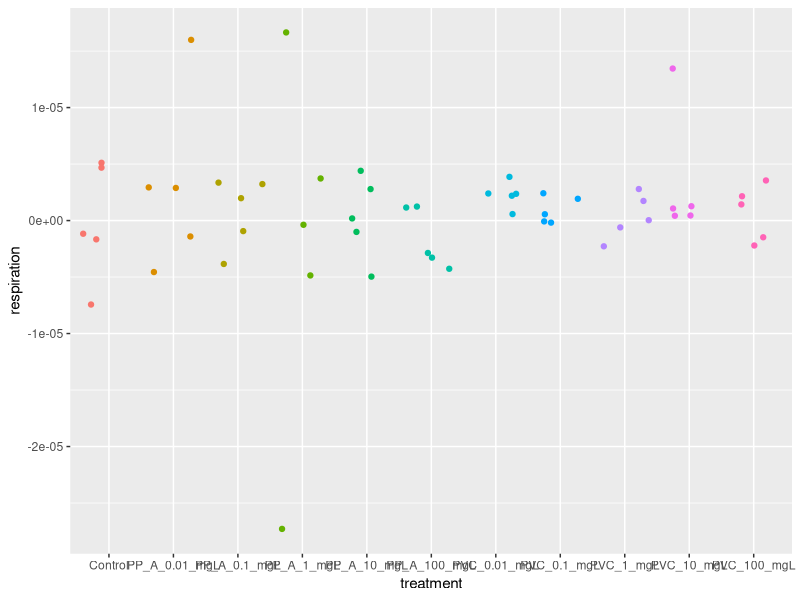
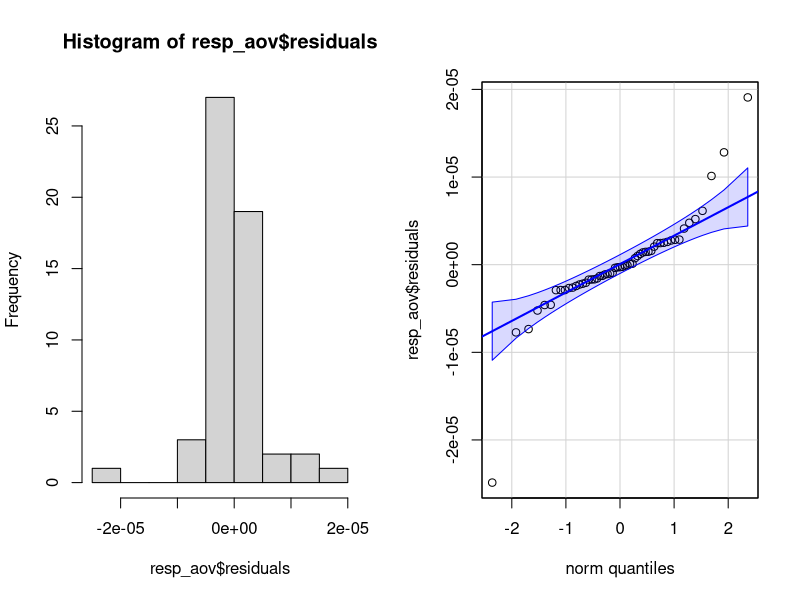
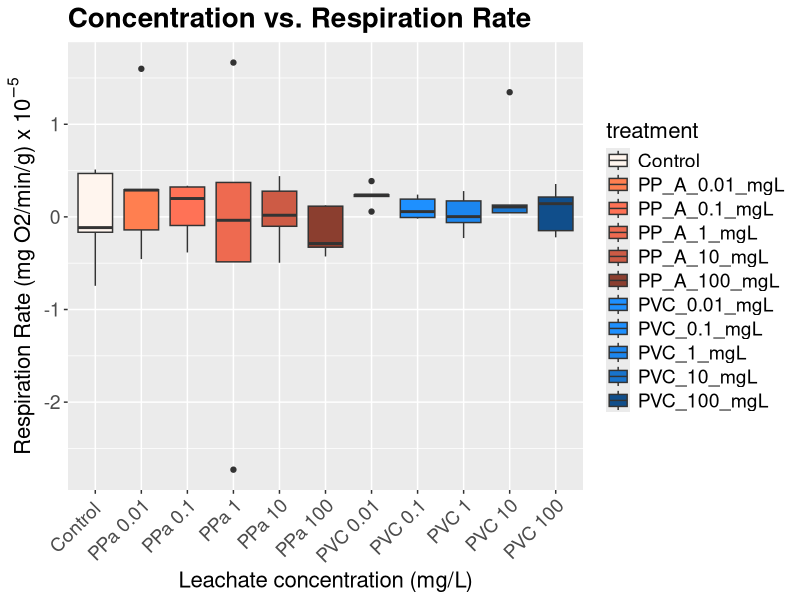

These charts were generated, in order, by the following R code: (Note: this script raises an error after producing the figures.)
## ---- chunk 1
if ("tidyverse" %in% rownames(installed.packages()) == 'FALSE') install.packages('tidyverse')
if ("dplyr" %in% rownames(installed.packages()) == 'FALSE') install.packages('dplyr')
if ("car" %in% rownames(installed.packages()) == 'FALSE') install.packages('car')
if ("ggplot2" %in% rownames(installed.packages()) == 'FALSE') install.packages('ggplot2')

library(dplyr)
library(tidyverse)
library(car)
library(ggplot2)
## ---- chunk 2
rates <- read.csv('rates.csv')

print(rates)
## ---- chunk 3
ggplot(rates) +
  aes(x = treatment, y = respiration, color = treatment) +
  geom_jitter() +
  theme(legend.position = "none")
## ---- chunk 4
resp_aov <-  aov(respiration ~ treatment, data = rates)
## ---- chunk 5
par(mfrow = c(1, 2)) # combine plots

# histogram
hist(resp_aov$residuals)

# QQ-plot
qqPlot(resp_aov$residuals,
  id = FALSE # id = FALSE to remove point identification
)
## ---- chunk 6
ggplot(rates) +
  aes(x = treatment, y = respiration, fill = treatment) +
  geom_boxplot() +  
  theme(axis.text.x = element_text(angle = 45, hjust = 1)) +
  labs(
    title = "Concentration vs. Respiration Rate",
    x = "Leachate concentration (mg/L)",
    y = expression("Respiration Rate (mg O2/min/g) x"~10^-5)
  ) +
  scale_y_continuous(
labels = function(x) x / 1e-5 # Transform the y-axis labels
) +
  scale_x_discrete(labels = c("Control ", "PPa 0.01", "PPa 0.1","PPa 1", "PPa 10", "PPa 100","PVC 0.01", "PVC 0.1", "PVC 1", "PVC 10", "PVC 100")) +  
  scale_fill_manual(values = c("seashell", "coral", "coral1","coral2","coral3", "coral4","dodgerblue","dodgerblue1","dodgerblue2", "dodgerblue3","dodgerblue4")) +
  theme(
plot.title = element_text(size = 20, face = "bold"), # Title text size
axis.title.x = element_text(size = 16), # X-axis title text size
axis.title.y = element_text(size = 16), # Y-axis title text size
axis.text.x = element_text(size = 14), # X-axis text size
axis.text.y = element_text(size = 14), # Y-axis text size
legend.title = element_text(size = 16), # Legend title text size
legend.text = element_text(size = 14) # Legend text size
)
## ---- chunk 7
resp_aov <- aov(massnorm_resp_rate ~ treatment,
  data = rates
)

summary(resp_aov)
## ---- chunk 8
ggplot(rates) +
  aes(x = treatment, y = massnorm_phot_rate, color = treatment) +
  geom_jitter() +
  theme(legend.position = "none")
## ---- chunk 9
res_aov <-  aov(massnorm_phot_rate ~ treatment, data = rates)
## ---- chunk 10
par(mfrow = c(1, 2)) # combine plots

# histogram
hist(res_aov$residuals)

# QQ-plot
qqPlot(res_aov$residuals,
  id = FALSE # id = FALSE to remove point identification
)
## ---- chunk 11
ggplot(rates) +
  aes(x = treatment, y = massnorm_phot_rate, fill= treatment) +
  geom_boxplot() +
  theme(axis.text.x = element_text(angle = 45, hjust = 1))+
   labs(
    title = "Concentration vs. Photosynthesis Rate",
    x = "Leachate concentration (mg/L)",
    y = "Photosynthesis Rate"
  ) +
  scale_x_discrete(labels = c("Control ", "PPa 0.01", "PPa 0.1","PPa 1", "PPa 10", "PPa 100","PVC 0.01", "PVC 0.1", "PVC 1", "PVC 10", "PVC 100")) +  
  scale_fill_manual(values = c("seashell", "coral", "coral1","coral2","coral3", "coral4","dodgerblue","dodgerblue1","dodgerblue2", "dodgerblue3","dodgerblue4")) 
## ---- chunk 12
phot_aov <- aov(massnorm_phot_rate ~ treatment,
  data = rates
)

summary(phot_aov)
## ---- chunk 13
# Set the mean and standard deviation
mean_val <- 0.01
sd_val <- 0.005

# Generate data for each treatment
control_data <- rnorm(5, mean = mean_val, sd = sd_val)
low_data <- rnorm(5, mean = mean_val + 0.01, sd = sd_val)
high_data <- rnorm(5, mean = mean_val + 0.02, sd = sd_val)

# Combine all data
respiration <- c(control_data, low_data, high_data)
treatment <- rep(c('control', 'low', 'high'), each = 5)

# Create dataframe
hyp <- data.frame(respiration = respiration, treatment = treatment)

# Print dataframe
print(hyp)
## ---- chunk 14
# Convert treatment to a factor with desired levels order
hyp$treatment <- factor(hyp$treatment, levels = c('control', 'low', 'high'))

ggplot(hyp) +
  aes(x = treatment, y = respiration, fill= treatment) +
  geom_boxplot() +
  theme(axis.text.x = element_text(angle = 45, hjust = 1))+
   labs(
    title = "Concentration vs. Respiration Rate",
    x = "Leachate concentration (mg/L)",
    y = "Respiration Rate"
  )
## ---- chunk 15
newmeta <- read_csv("../metadata/nem_metadata.csv")
## ---- chunk 16
ggplot(newmeta) +
  aes(x = treatment, y = Fv_Fm, fill= treatment) +
  geom_boxplot() +
  theme(axis.text.x = element_text(angle = 45, hjust = 1))+
   labs(
    title = "Concentration vs. Photosynthetic efficiency",
    x = "Leachate concentration (mg/L)",
    y = "Photosynthetic efficiency"
  )

## ---- chunk 17
fvfm_aov <- aov(Fv_Fm ~ treatment,
  data = newmeta
)

summary(fvfm_aov)

## ---- chunk 18
# Generate some fake data
set.seed(123)
low <- rnorm(50, mean = 10, sd = 2)
medium <- rnorm(50, mean = 15, sd = 2)
high <- rnorm(50, mean = 20, sd = 2)

# Combine the data
data <- data.frame(
  Respiration_Rate = c(low, medium, high),
  Leachate_Concentration = rep(c("Low", "Medium", "High"), each = 50)
)

data$Leachate_Concentration <- factor(data$Leachate_Concentration, levels = c("Low", "Medium", "High"))

# Create boxplot
boxplot(Respiration_Rate ~ Leachate_Concentration, data = data, 
        xlab = "Leachate Concentration", ylab = "Respiration Rate", 
        col = c("lightblue", "purple", "lightcoral"),
        main = "Respiration hypothesis")

## ---- chunk 19
# Load ggplot2 library
library(ggplot2)

# Generate some fake data
set.seed(123)
high <- rnorm(50, mean = 10, sd = 2)
medium <- rnorm(50, mean = 15, sd = 2)
low <- rnorm(50, mean = 20, sd = 2)

# Combine the data
data <- data.frame(
  Respiration_Rate = c(low, medium, high),
  Leachate_Concentration = rep(c("Low", "Medium", "High"), each = 50)
)

# Reverse the order of levels for Leachate_Concentration
data$Leachate_Concentration <- factor(data$Leachate_Concentration, levels = c("Low", "Medium", "High"))

# Create ggplot
ggplot(data, aes(x = Leachate_Concentration, y = Respiration_Rate, fill = Leachate_Concentration)) +
  geom_boxplot() +
  labs(x = "Leachate Concentration", y = "Photosynthetic Rate",
       title = "Photosynthetic Effeciency vs. Leachate Concentration") +
  scale_fill_brewer(palette = "Set2", breaks = rev(levels(data$Leachate_Concentration)),
                    labels = c("High" = "High", "Medium" = "Medium", "Low" = "Low")) +
  theme_minimal()


## ---- chunk 20
#Load ggplot2 library
library(ggplot2)

# Generate some fake data
set.seed(123)
low <- rnorm(50, mean = 10, sd = 2)
medium <- rnorm(50, mean = 15, sd = 2)
high <- rnorm(50, mean = 20, sd = 2)

# Combine the data
data <- data.frame(
  Respiration_Rate = c(low, medium, high),
  Leachate_Concentration = rep(c("Low", "Medium", "High"), each = 50)
)

data$Leachate_Concentration <- factor(data$Leachate_Concentration, levels = c("Low", "Medium", "High"))


# Create ggplot
ggplot(data, aes(x = Leachate_Concentration, y = Respiration_Rate, fill = Leachate_Concentration)) +
  geom_boxplot() +
  labs(x = "Leachate Concentration", y = "Respiration Rate",
       title = "Respiration Rate vs. Leachate Concentration") +
  scale_fill_brewer(palette = "Set2", breaks = rev(levels(data$Leachate_Concentration)),
                    labels = c("Low" = "Low", "Medium" = "Medium", "High" = "High")) +
  theme_minimal()


